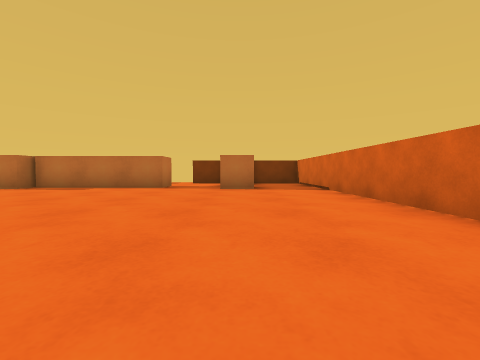
[1] (above)

12 first-person views from a walk through a Unity game level. The camera is 0.51 m above the floor, tilts 2° down and sees 90° across. The floor is counted in squares, 1 m on a side. Each view is taken from the middle of a square. On the plan, view 1 faces up. The plan holds only what a view shows up to about 9 squares ahead; the rest is blank. The player character is not drawn.

[2]
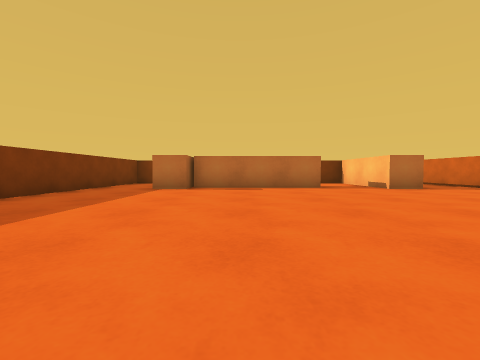

[3]
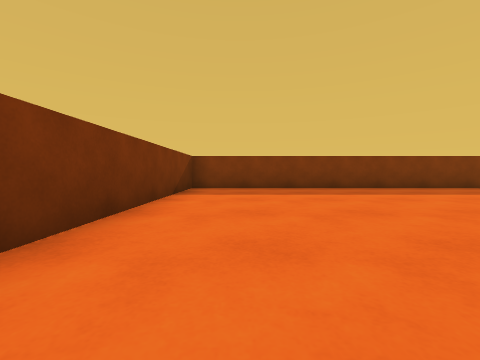

[4]
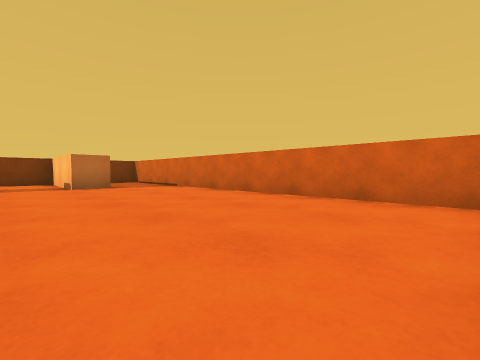

[5]
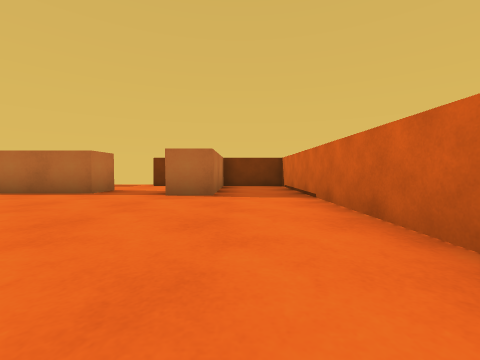

[6]
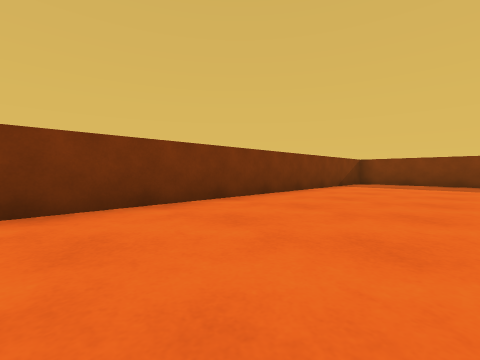

[7]
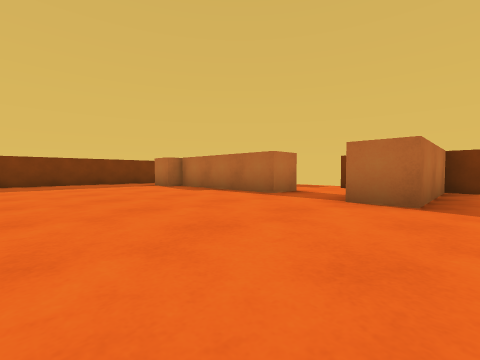

[8]
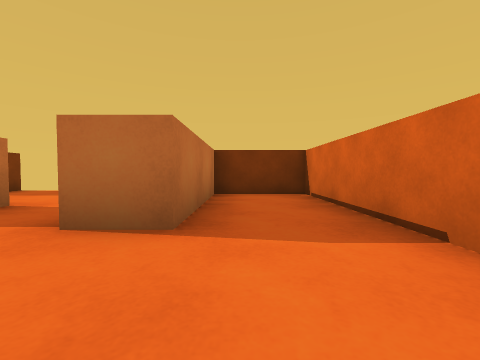

[9]
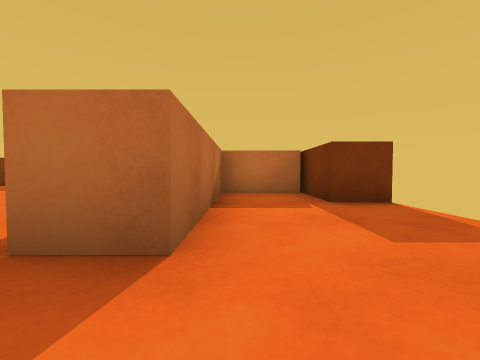

[10]
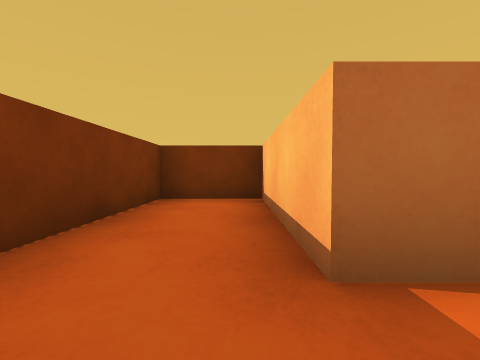

[11]
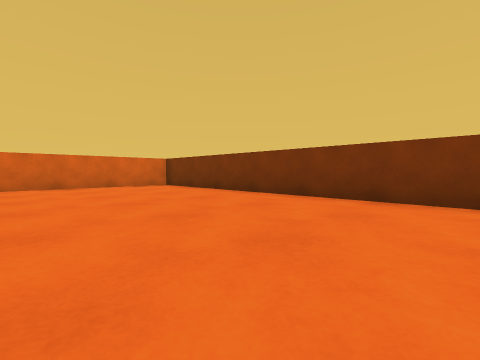

[12]
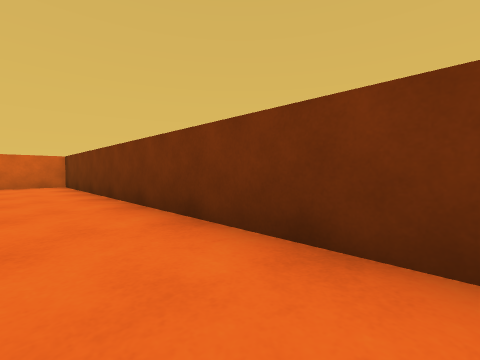

### Floor plan
Ten units are one square. View 1 is at (0, 0); x grows to the right and y downward. Boxes are objects, and circles mark ways between rooms. Rooms are numbered by the first view taken in them; rooms with no view inside come last. Other rooms are left out.
<svg viewBox="-100 -121 130 141">
<path fill="none" stroke="#000" d="M-24 -86 -24 -76 -65 -76M-66 -82 -66 -71 -76 -71 -76 -105 -95 -105 -95 15 25 15 25 -105 4 -105 4 -71 -6 -71 -6 -86M-49 -116 -49 -105 -70 -105M-66 -105 -66 -86 -24 -86M-6 -86 -6 -105 -21 -105"/>
<circle cx="-15" cy="-80" r="3" fill="#2a7"/>
<text x="-30" y="-40">1</text>
<text x="-40" y="-100">2</text>
</svg>
Room 1 opens to room 2.

Where each view was taken, in squares from view 1:
view 1: 0 up, 0 right, facing up
view 2: 0 up, 5 left, facing up
view 3: 0 up, 2 left, facing left
view 4: 1 down, 2 left, facing up-right
view 5: 2 up, 1 right, facing up
view 6: 2 up, 1 right, facing down-left
view 7: 3 up, 1 right, facing up-left
view 8: 5 up, 1 right, facing up
view 9: 9 up, 1 left, facing left
view 10: 6 up, 8 left, facing up
view 11: 3 up, 6 left, facing down-right
view 12: 0 up, 7 left, facing down-right
